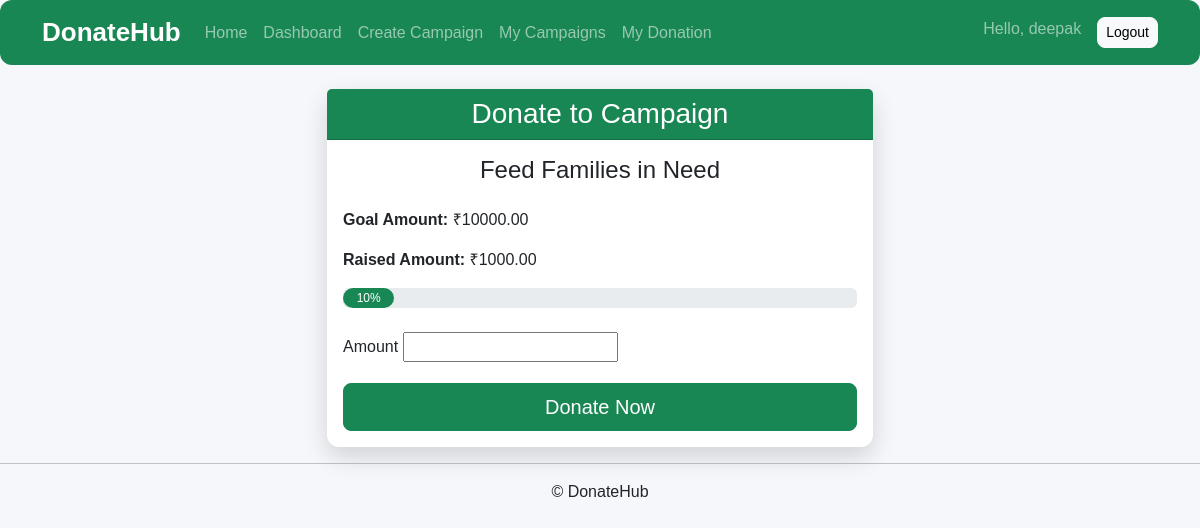
Page /donations/5/ (signed in) on the committed database.
### accounts/models.py (models this page shows, shortened)
class User(AbstractUser):
    DONOR = "DONOR"
    NGO = "NGO"
    ROLE_CHOICES = [
        (DONOR, "Donor"),
        (NGO, "NGO"),
    ]
    role = models.CharField(
        max_length=10,
        choices=ROLE_CHOICES,
        default=DONOR
    )
    phone = models.CharField(max_length=15, blank=True)

### campaigns/models.py (models this page shows, shortened)
class Campaign(models.Model):
    CATEGORY_CHOICES = [
        ("OTHER", "Other"),
        ("MEDICAL", "Medical"),
        ("EDUCATION", "Education"),
        ("FOOD", "Food"),
        ("DISASTER", "Disaster Relief"),
    ]
    STATUS_CHOICES = [
        ("PENDING", "Pending"),
        ("APPROVED", "Approved"),
        ("REJECTED", "Rejected"),
        ("COMPLETED", "Completed"),
    ]
    ngo = models.ForeignKey(
        settings.AUTH_USER_MODEL,
        on_delete=models.CASCADE,
        related_name="campaigns"
    )
    title = models.CharField(
        max_length=200
    )
    description = models.TextField()
    category = models.CharField(
        max_length=20,
        choices=CATEGORY_CHOICES,
        default="OTHER"
    )
    goal_amount = models.DecimalField(
        max_digits=10,
        decimal_places=2
    )
    raised_amount = models.DecimalField(
        max_digits=10,
        decimal_places=2,
        default=0
    )
    image = models.ImageField(
        upload_to="campaigns/",
        blank=True,
        null=True
    )
    status = models.CharField(
        max_length=20,
        choices=STATUS_CHOICES,
        default="PENDING"
    )
    created_at = models.DateTimeField(
        auto_now_add=True
    )

### donations/views.py (the view)
@login_required
def donate(request,id):
    campaign=get_object_or_404(
        Campaign,
        id=id,
    )
    if campaign.status == "COMPLETED":
        return redirect("campaign_detail",id=campaign.id)
    progress_percentage=0
    if campaign.goal_amount>0:
        progress_percentage=int((campaign.raised_amount/campaign.goal_amount)*100)
    if request.method=="POST":
        form=DonationForm(request.POST)
        if form.is_valid():
            donation=form.save(commit=False)
            remaining =campaign.goal_amount-campaign.raised_amount
            if donation.amount> remaining:
                form.add_error(
                    "amount",
                    f"Only ₹{remaining} is remaining. You can donate a maximum of ₹{remaining}."
                )
            else:
                donation.donor=request.user
                donation.campaign=campaign
                donation.save()
                campaign.raised_amount+=donation.amount
                if campaign.raised_amount>=campaign.goal_amount:
                    campaign.raised_amount=campaign.goal_amount
                    campaign.status="COMPLETED"
                campaign.save()
                return redirect("campaign_detail",id=campaign.id)
    else:
        form=DonationForm()
    return render(
        request,
        "donations/donate.html",
        {
            "campaign":campaign,
            "form":form,
            "progress_percentage":progress_percentage
        }
    )

### donations/forms.py (shortened to what this page needs)
class DonationForm(forms.ModelForm):
    class Meta:
        model=Donation
        fields=[
            "amount",
        ]

### templates/donations/donate.html (shortened to what this page needs)
{% extends "base.html" %}
{% block content %}
<div class="row justify-content-center">
    <div class="col-lg-6">
        <div class="card shadow">
            <div class="card-header bg-success text-white text-center">
                <h3 class="mb-0">Donate to Campaign</h3>
            </div>
            <div class="card-body">
                <h4 class="text-center mb-4">
                    {{ campaign.title }}
                </h4>
                <div class="mb-3">
                    <strong>Goal Amount:</strong>
                    ₹{{ campaign.goal_amount }}
                </div>
                <div class="mb-3">
                    <strong>Raised Amount:</strong>
                    ₹{{ campaign.raised_amount }}
                </div>
                <div class="progress mb-4" style="height:20px;">
                    <div class="progress-bar bg-success"
                         role="progressbar"
                         style="width: {{ progress_percentage }}%;">
                        {{ progress_percentage }}%
                    </div>
                </div>
                <form method="POST">
                    {% for field in form %}
                        <div class="mb-3">
                            <label class="form-label">
                                {{ field.label }}
                            </label>
                            {{ field }}
                        </div>
                    {% endfor %}
                    <div class="d-grid">
                        <button type="submit" class="btn btn-success btn-lg">
                            Donate Now
                        </button>
                    </div>
                </form>
            </div>
        </div>
    </div>
</div>
{% endblock %}

### templates/partials/navbar.html (shortened to what this page needs)
<nav class="navbar navbar-expand-lg navbar-dark bg-success">
    <div class="container">
        <a class="navbar-brand fw-bold">
            DonateHub
        </a>
        <div class="collapse navbar-collapse" id="navbarNav">
            <ul class="navbar-nav me-auto">
                <li class="nav-item">
                    <a class="nav-link" href="/">Home</a>
                </li>
                {% if user.is_authenticated %}
                    {% if user.role == "DONOR" %}
                        <li class="nav-item">
                            <a class="nav-link" href="{% url 'donor_dashboard' %}">
                                Dashboard
                            </a>
                        </li>
                        <li class="nav-item">
                            <a class="nav-link" href="{% url 'my_donations' %}">
                                My Donations
                            </a>
                        </li>
                    {% elif user.role == "NGO" %}
                        <li class="nav-item">
                            <a class="nav-link" href="{% url 'ngo_dashboard' %}">
                                Dashboard
                            </a>
                        </li>
                        <li class="nav-item">
                            <a class="nav-link" href="{% url 'create_campaign' %}">
                                Create Campaign
                            </a>
                        </li>
                        <li class="nav-item">
                            <a class="nav-link" href="{% url 'my_campaigns' %}">
                                My Campaigns
                            </a>
                        </li>
                        <li class="nav-item">
                            <a class="nav-link" href="{% url 'my_donations' %}">
                                My Donation
                            </a>
                        </li>
                    {% endif %}
                {% endif %}
            </ul>
            <ul class="navbar-nav">
                {% if user.is_authenticated %}
                    <li class="nav-item">
                        <span class="navbar-text me-3">
                            Hello, {{ user.username }}
                        </span>
                    </li>
                    <li class="nav-item">
                        <a class="btn btn-light btn-sm" href="{% url 'logout' %}">
                            Logout
                        </a>
                    </li>
                {% endif %}
            </ul>
        </div>
    </div>
</nav>

### static/css/style.css (style rules this page uses)
body { background:#f5f7fa; font-family:Arial, Helvetica, sans-serif; }
.navbar-brand { font-size:26px; font-weight:bold; }
.nav-link { font-weight:500; }
.btn { border-radius:8px; }
.card { border:none; border-radius:12px; transition:.3s; }
.btn-success { border-radius:8px; }
.bg-success { border-radius:12px; }
.shadow { box-shadow:0 10px 25px rgba(0,0,0,.15)!important; }

### rows in the picture
User: username "deepak"
Campaign: title "Feed Families in Need", goal_amount "10000.00", raised_amount "1000.00"

### other values in the picture
{{ progress_percentage }} "10"
{{ field.label }} "Amount"
